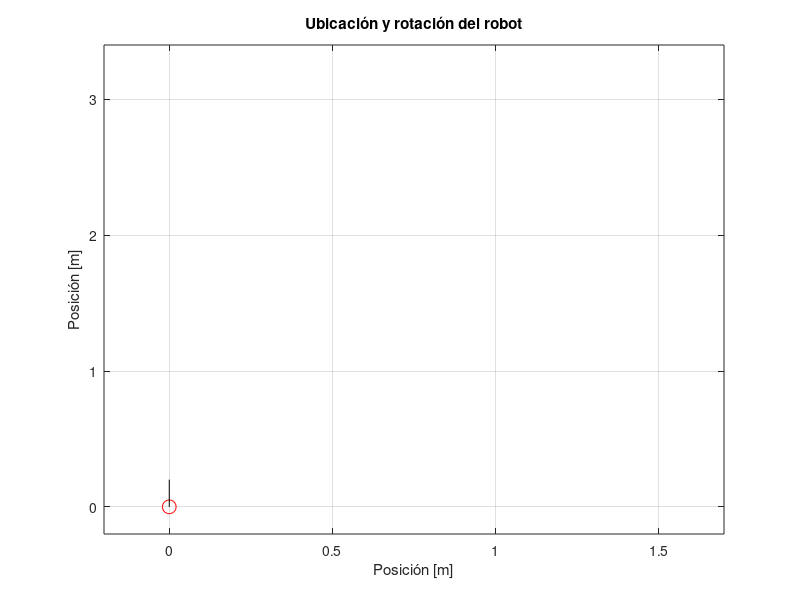

MATLAB code to generate this figure: (Note: this script raises an error after producing the figure.)
clc
clear all
close all
%% Definir posicion inicial
posicion_inicial = [0 0]; % [m]
posicion_final = [1.5 3.2]; % [m]
t_i = pi/2; % Rotación inicial del robot con respecto al eje x [rad]

ts = 1; % Periodo | intervalos de simulación

xi = posicion_inicial(1);
xf = posicion_final(1);
yi = posicion_inicial(2);
yf = posicion_final(2);
%% Display robot
plot(xi, yi,'bo', 'MarkerSize', 10, 'color', 'r');
xlabel(["Posición [m]"])
ylabel(["Posición [m]"])
grid on
title("Ubicación y rotación del robot")
hold on
ylim([yi-0.2 yf+0.2])
xlim([xi-0.2 xf+0.2])

line([xi 0.1*cos(t_i)+xi], [yi 0.2*sin(t_i)+yi], 'color', 'k') % Linea de frente

%% Pre-simulacion
% Se obtienen velocidades iniciales a partir de los puntos dados
[Vxp, Vyp, w, t_e] = desplazamiento(xi, yi, t_i, xf, yf);
%% Vectores para gráfcias | no afectan simulación
v_ti = [t_i]; % Vector de rotacion del robot t_i
v_xi = [xi]; % Vector de posicion del robot en X xi
v_yi = [yi]; % Vector de posicion del robot en Y yi
v_Vxp = [Vxp]; % Vector de velocidad del robot en X Vxp
v_Vyp = [Vxp]; % Vector de velocidad del robot en Y Vyp
v_w = [w]; % Vector de velocidad angular del robor w
v_te = [t_e]; % Vector de error t_e

v_w1 = [0]; % Vector de velocidad angular de la rueda
v_w2 = [0]; % Vector de velocidad angular de la rueda
v_w3 = [0]; % Vector de velocidad angular de la rueda
v_w4 = [0]; % Vector de velocidad angular de la rueda

%% Simulación
% Se inicia ciclo
for t=0:ts:10000
    % Obtener las velocidades angulares de cada rueda
    [w1, w2, w3, w4] = cinematico(Vxp, Vyp, w);
    
    % Calcular nueva posición
    dx = Vxp*ts; % Distancia recorrida en X
    dy = Vyp*ts; % Distancia recorrida en Y
    d = sqrt((dx^2)+(dy^2)); % Distancia total recorrida
    td = atan(dx/dy); % Angulo del vector de desplazamiento
    
    xi = xi + d*sin(td+(pi/2)-t_i); % Nueva posicion X
    yi = yi + d*cos(td+(pi/2)-t_i); % Nueva posicion Y
    t_i = t_i + w*ts; % Nueva posicion angular
    
    plot(xi, yi, 'bo', 'MarkerSize', 10); % Dibujar posicion
    line([xi 0.2*cos(t_i)+xi], [yi 0.1*sin(t_i)+yi], 'color', 'k'); % Linea de frente 
    % pause(ts)
    [Vxp, Vyp, w, t_e] = desplazamiento(xi, yi, t_i, xf, yf); %Recalcular las velocidades con la nueva posición
    
    v_w1 = [v_w1 w1];
    v_w2 = [v_w2 w2];
    v_w3 = [v_w3 w3];
    v_w4 = [v_w4 w4];
    v_ti = [v_ti t_i]; % Agregar al vector
    v_xi = [v_xi xi]; % Agregar al vector
    v_yi = [v_yi yi]; % Agregar al vector
    v_Vxp = [v_Vxp Vxp]; % Agregar al vector
    v_Vyp = [v_Vyp Vyp]; % Agregar al vector
    v_w = [v_w w]; % Agregar al vector
    v_te = [v_te t_e]; % Agregar al vector
    
    if xi/xf > 0.99999 % Si llega al punto deseado
        break
    elseif yi/yf > 0.99999
        break
    end
end

%% Gráficas

% Scale time
t = [0:ts:(length(v_Vxp)-1)*ts];

%% Ángulo del robot
figure % nuevo gráfico
plot(v_ti*(320/(2*pi)))
grid on
title('Angulo del robot [grados]')

%% Posición del robot
figure
plot(v_xi, v_yi)
hold on
line([v_xi(1) xf], [v_yi(1) yf], 'color', 'r')
grid on
title('Posición del robot [m]')

%% Velocidad del robot
figure
plot(t, v_Vxp)
hold on
plot(t, v_Vyp)
grid on
title('Velocidad del robot en X e Y [m/s]')
legend('Vxp', 'Vyp')

%% Velocidad angular del robot
figure
plot(v_w)
grid on
title('Velocidad angular del robot [rad]')

%% Error t_e
figure
plot(v_te)
grid on
title('Error te [rad]')

%% Control ruedas
figure
plot(t, v_w1)
hold on
plot(t, v_w2)
plot(t, v_w3)
plot(t, v_w4)
xlabel(["Tiempo [s]"])
ylabel(["Velocidad angular [rad/s]"])
grid on
title('Velocidad angular de los 4 motores')
legend('W1','W2', 'W3', 'W4')